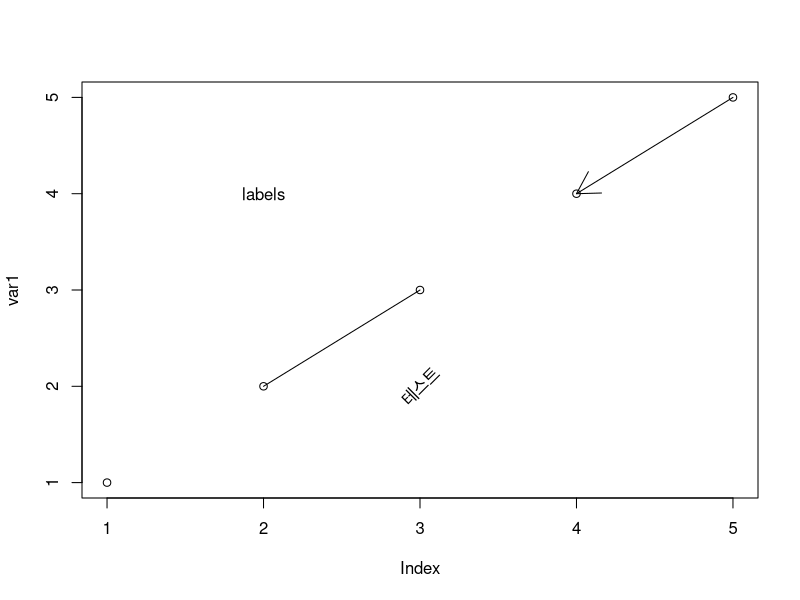
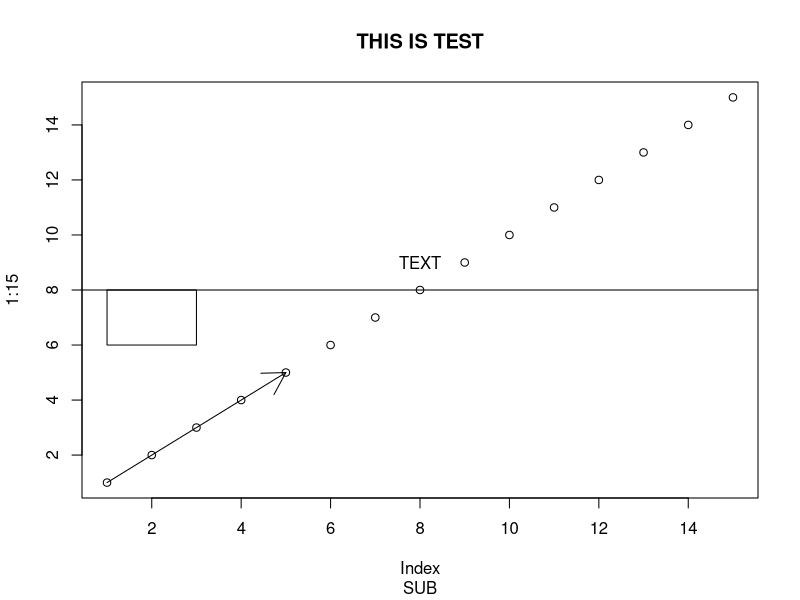

The R source for these figures, in order:
#저수준 작도 함수
var1 <- 1:5
plot(var1)
segments(2,2,3,3)
arrows(5,5,4,4)
text(2,4,'labels')
text(3,2,'테스트',srt=45)

plot(1:15)
abline(h=8)  # 선 긋기
rect(1,6,3,8)  # 사각형 그리기
arrows(1,1,5,5) # 화살표 그리기
text(8,9,"TEXT")  # 글자 쓰기
title("THIS IS TEST","SUB") # 제목 표시하기
